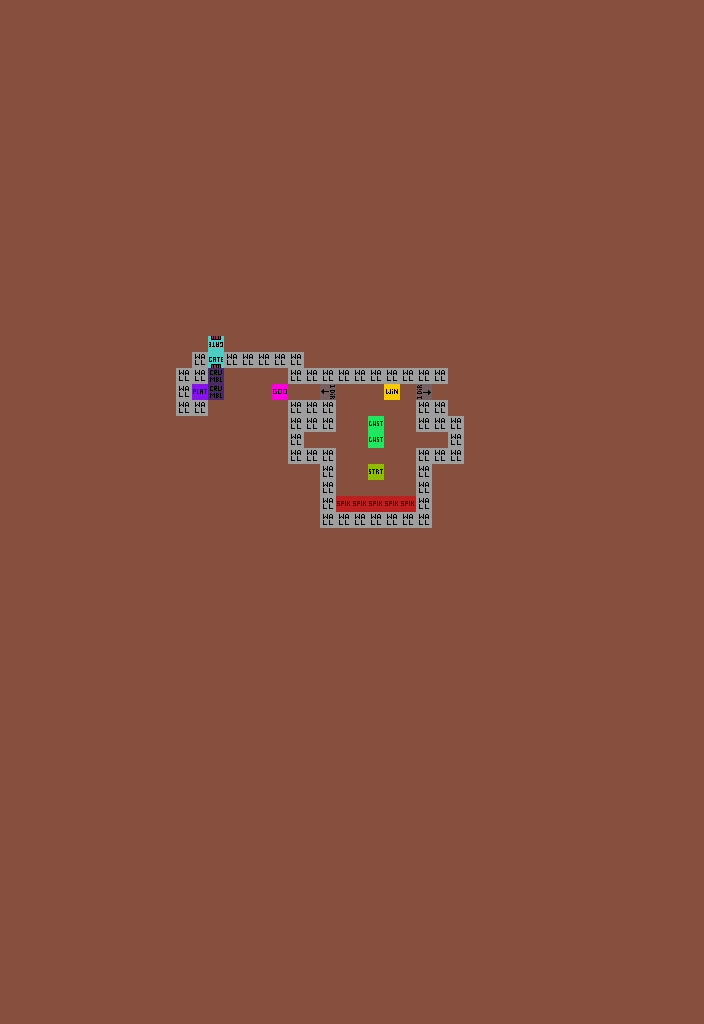

Tiled map render using the project's own tile images. Description and the map definition, with tile-layer contents summarised, below:
An orthogonal 44x64 tile map with 16x16 px tiles, 5 tile layers (Art_Base, Art_Gameplay, SlimeCover, Art_AbovePlayer, ...), 3 tilesets and 1 object (spawn).

<map version="1.2" tiledversion="1.2.3" orientation="orthogonal" renderorder="right-down" width="44" height="64" tilewidth="16" tileheight="16" infinite="0" backgroundcolor="#87503e" nextlayerid="7" nextobjectid="40">
 <tileset firstgid="1" source="tileset/GameplayTileset.tsx" />
 <tileset firstgid="33" source="tileset/SlimeCave.tsx" />
 <tileset firstgid="584" source="tileset/GameplayImages.tsx" />
 <layer id="1" name="Art_Base" width="44" height="64">
  <data>[2816 cells, 0 non-empty, 0 distinct tile ids]</data>
 </layer>
 <layer id="2" name="Art_Gameplay" width="44" height="64">
  <properties>
   <property name="Modify" value="" />
  </properties>
  <data>[2816 cells, 0 non-empty, 0 distinct tile ids]</data>
 </layer>
 <layer id="6" name="SlimeCover" width="44" height="64">
  <data>[2816 cells, 0 non-empty, 0 distinct tile ids]</data>
 </layer>
 <layer id="3" name="Art_AbovePlayer" width="44" height="64">
  <properties>
   <property name="Front" value="" />
  </properties>
  <data>[2816 cells, 0 non-empty, 0 distinct tile ids]</data>
 </layer>
 <layer id="4" name="Gameplay" width="44" height="64">
  <data>[2816 cells, 70 non-empty, 10 distinct tile ids]</data>
 </layer>
 <objectgroup id="5" name="Properties">
  <object id="29" name="spawn" x="368" y="464" width="16" height="16" />
 </objectgroup>
</map>
